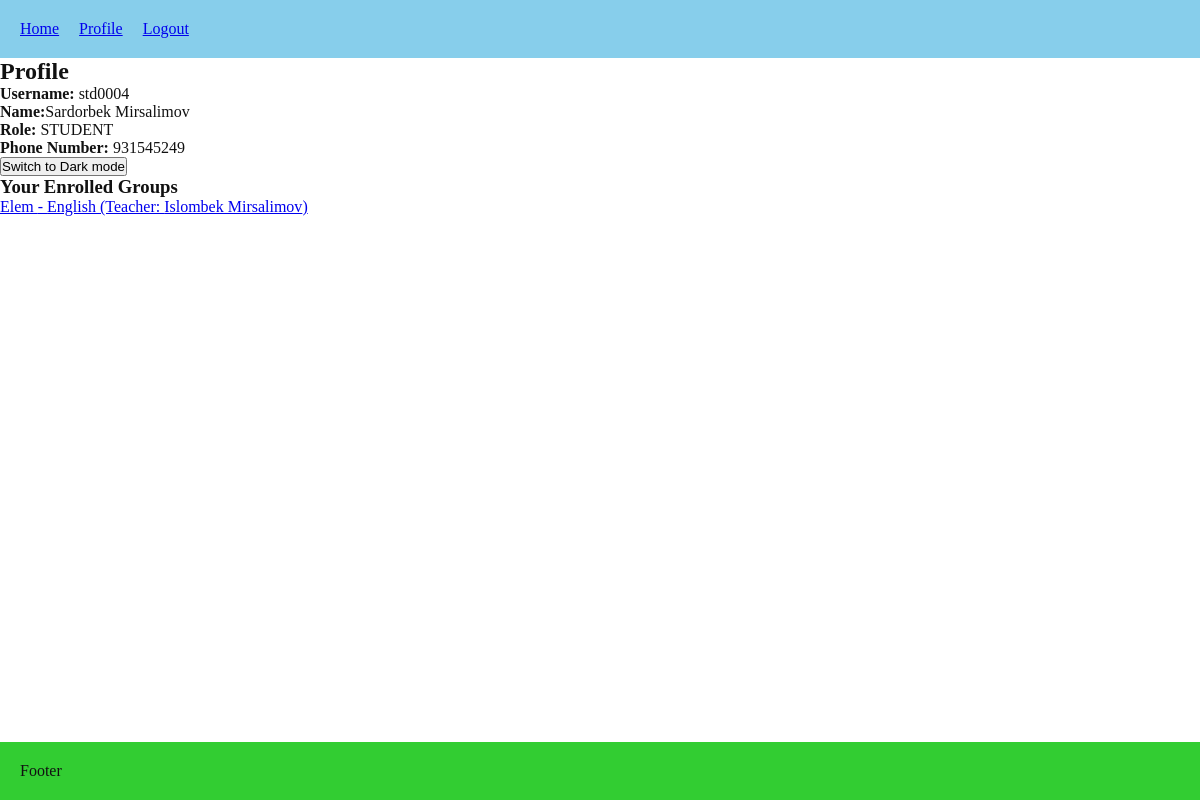
Page /users/profile/ (signed in) on the earlier database version.
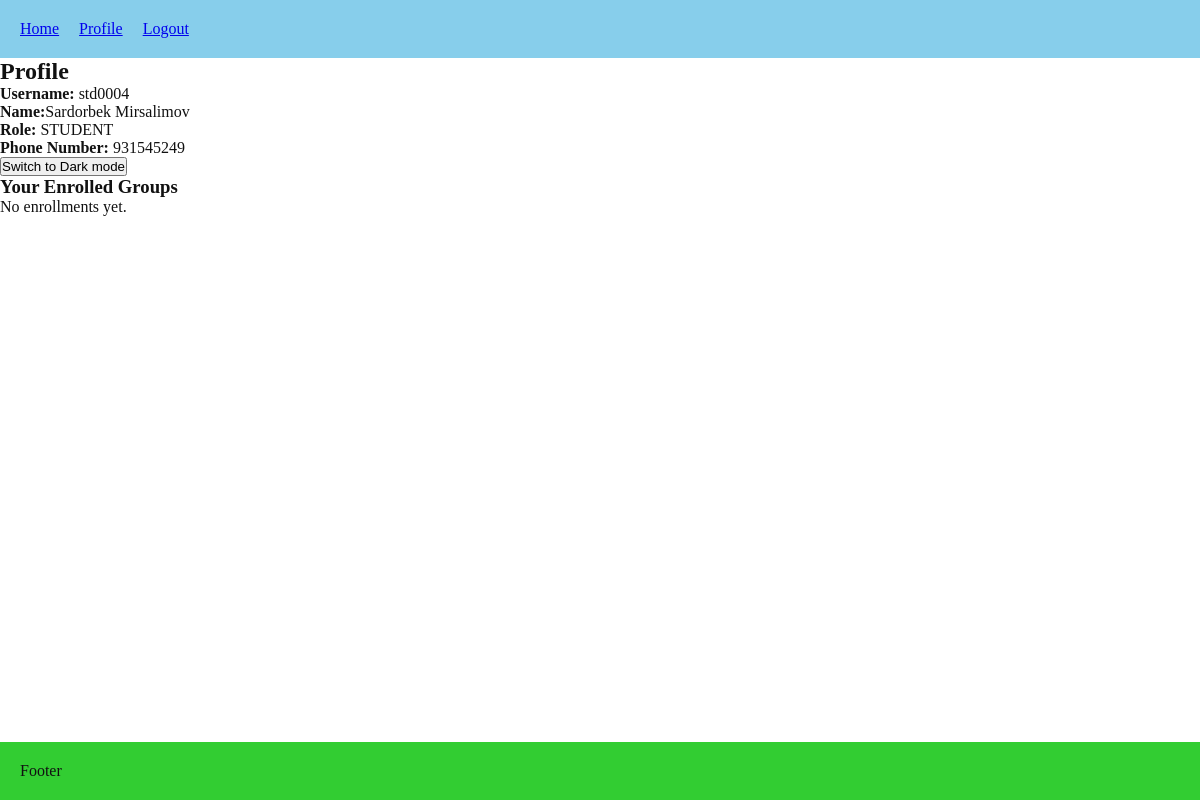
Same page on the later database version.
### lessons/models.py (models this page shows, shortened)
class Enrollment(models.Model):
    group = models.ForeignKey(
        Group,
        on_delete=models.RESTRICT,
        related_name="enrollments",
    )
    student = models.ForeignKey(
        User,
        on_delete=models.RESTRICT,
        related_name="enrollments",
        limit_choices_to={"role": "STUDENT"},
    )
    start_date = models.DateField(default=date.today)
    end_date = models.DateField(blank=True, null=True)
    payment_amount = models.DecimalField(max_digits=8, decimal_places=2, blank=True, null=True)
    class Meta:
        constraints = [
            models.UniqueConstraint(fields=["group", "student"], name="unique_group_student")
        ]

class Group(models.Model):
    name = models.CharField(max_length=100, unique=True)
    subject = models.ForeignKey(Subject, on_delete=models.RESTRICT, related_name="groups")
    teacher = models.ForeignKey(User, on_delete=models.CASCADE, limit_choices_to={"role": "TEACHER"}, related_name="teaching_groups")
    homework_description = models.TextField(blank=True, null=True)
    homework_updated_at = models.DateTimeField(blank=True, null=True)
    default_payment_amount = models.DecimalField(max_digits=10, decimal_places=2, blank=True, null=True)
    week_days = models.CharField(max_length=50, blank=True, null=True)
    start_time = models.TimeField(blank=True, null=True)
    end_time = models.TimeField(blank=True, null=True)
    start_date = models.DateField(default=date.today)
    end_date = models.DateField(blank=True, null=True)

class Subject(models.Model):
    name = models.CharField(max_length=100, unique=True)
    def __str__(self):
        return self.name

### users/models.py (models this page shows, shortened)
class User(AbstractUser):
    username = models.CharField(
        max_length=150,
        unique=True,
        blank=True,
        editable=False
    )
    class Role(models.TextChoices):
        ADMIN = 'ADMIN', 'Admin'
        TEACHER = 'TEACHER', 'Teacher'
        STUDENT = 'STUDENT', 'Student'
    ROLE_PREFIXES = {
        Role.ADMIN: 'adm',
        Role.TEACHER: 'tch',
        Role.STUDENT: 'std',
    }
    role = models.CharField(max_length=20, choices=Role.choices, default=Role.STUDENT)
    phone_number = models.CharField(max_length=15, blank=True)
    must_reset_password = models.BooleanField(default=True)
    class Meta:
        constraints = [
            models.UniqueConstraint(fields=["first_name", "last_name", "role"], name="unique_full_name_per_role")
        ]

### users/views.py (the view)
# urls.py: path("profile/", views.profile, name="profile"),
@login_required
def profile(request):
    user = request.user
    context = {
        "profile_user": user,
    }
    if user.role == User.Role.TEACHER:
        groups = (
            Group.objects
            .filter(teacher=user)
            .select_related("subject", "teacher")
            .prefetch_related("enrollments__student")
        )
        context["groups"] = groups
    elif user.role == User.Role.STUDENT:
        enrollments = (
            Enrollment.objects
            .filter(student=user)
            .select_related("group__subject", "group__teacher")
        )
        context["enrollments"] = enrollments
    return render(request, "users/profile.html", context)

### users/templates/users/profile.html (shortened to what this page needs)
{% extends "core/base.html" %}
{% block content %}
<h2>Profile</h2>
<p><strong>Username:</strong> {{ profile_user.username }}</p>
<p><strong>Name:</strong>{{ profile_user.first_name }} {{ profile_user.last_name }}</p>
<p><strong>Role:</strong> {{ profile_user.role }}</p>
<p><strong>Phone Number:</strong> {{ profile_user.phone_number }}</p>
<form method="post" action="{% url 'users:toggle_theme' %}">
  <button type="submit">
    Switch to {% if request.user.settings.theme == "LIGHT" %}Dark{% else %}Light{% endif %} mode
  </button>
</form>
{% if profile_user.role == "ADMIN" %}
{% elif profile_user.role == "STUDENT" %}
    <h3>Your Enrolled Groups</h3>
    <ul>
        {% for enrollment in enrollments %}
            <li>
                <a href="{% url 'lessons:group_detail' enrollment.group.id %}">
                    {{ enrollment.group.name }} - {{ enrollment.group.subject }}
                    (Teacher: {{ enrollment.group.teacher.get_full_name }})
                </a>
            </li>
        {% empty %}
            <li>No enrollments yet.</li>
        {% endfor %}
    </ul>
{% endif %}
{% endblock %}

Differences in the rows shown:
removed Enrollment: group.name "Elem", group.subject "English", group.teacher.get_full_name "Islombek Mirsalimov"
Other differences:
text now shown: "No enrollments yet."
